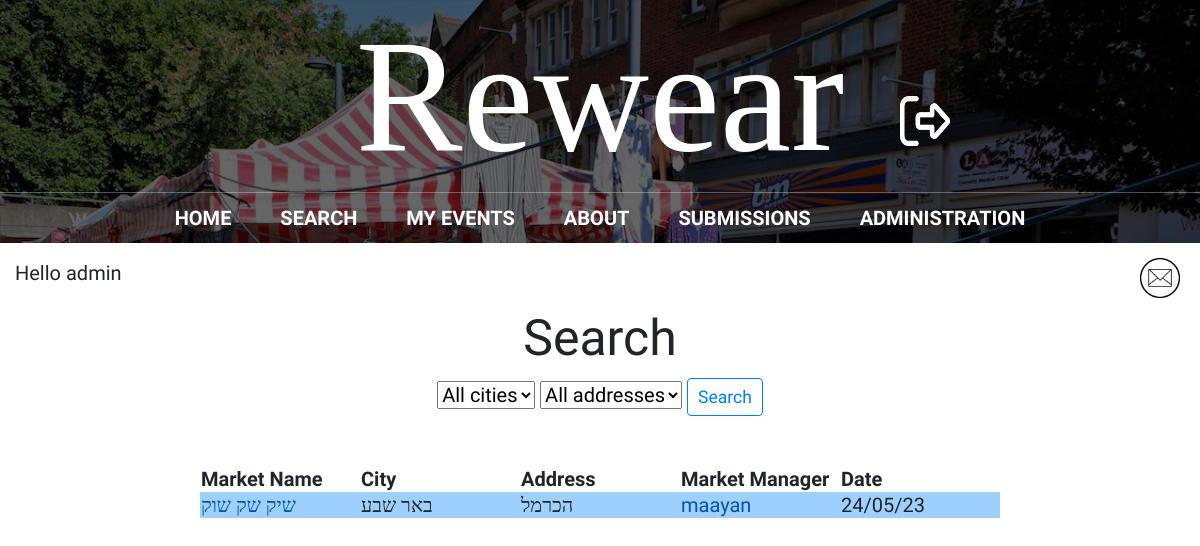
/search_page/ (signed in), run on an earlier commit of the app's database.
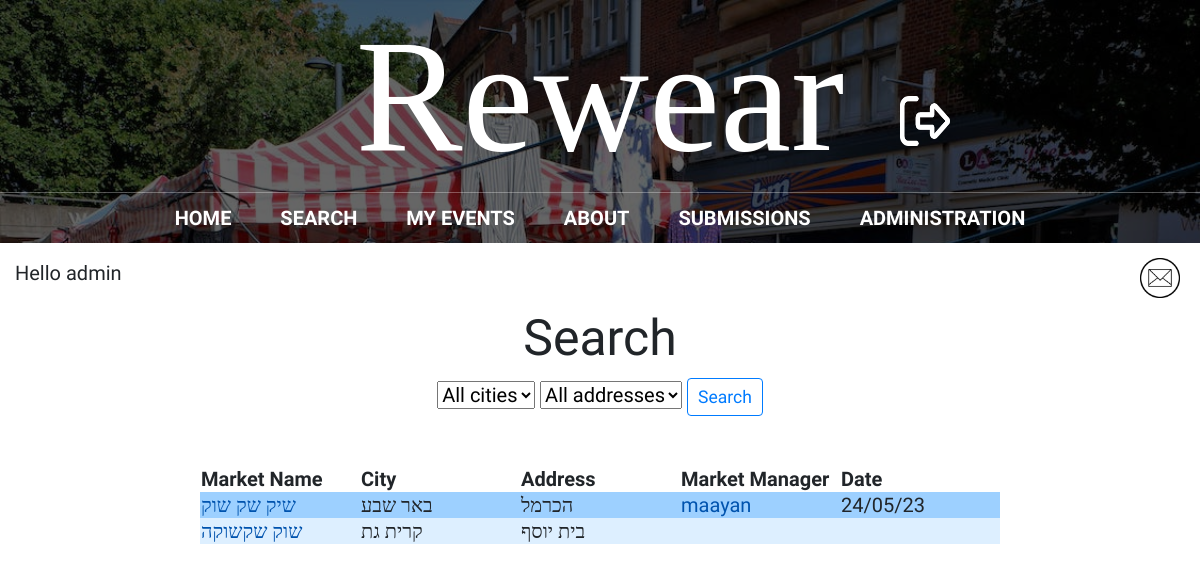
And on a later commit of the database.
### main/models.py (models this page shows, shortened)
class market(models.Model):
    id = models.AutoField(primary_key=True)
    name = models.CharField(max_length=200, blank=True)
    city = models.CharField(max_length=200, blank=True)
    address = models.CharField(max_length=200, blank=True)
    facebook = models.CharField(max_length=200, default='', blank=True)
    description = models.CharField(max_length=200, default='', blank=True)
    google_location = models.CharField(max_length=1000, default='', blank=True)
    market_manager = models.CharField(max_length=200, default='', blank=True)
    date = models.CharField(max_length=200, default='', blank=True)
    status = models.CharField(max_length=200, default='', blank=True)
    rating = models.CharField(max_length=200, default='', blank=True)
    shirt = models.IntegerField(default=0, blank=True)
    pants = models.IntegerField(default=0, blank=True)
    shoes = models.IntegerField(default=0, blank=True)
    hat = models.IntegerField(default=0, blank=True)
    gloves = models.IntegerField(default=0, blank=True)
    scarf = models.IntegerField(default=0, blank=True)
    jacket = models.IntegerField(default=0, blank=True)
    other = models.IntegerField(default=0, blank=True)
    class Meta:
        app_label = 'main'

### main/views.py (the view)
# urls.py: path("search_page/", views.search_page, name="search"),
def search_page(response):
    markets = market.objects.all()
    new_mail = new_messages(response.user.username)
    return render(response, "main/search.html", {'markets': markets, 'search': markets, 'new_mail': new_mail})

### main/views.py (called while the page is built)
def new_messages(username):
    try:
        messages = Message.objects.filter(recipient=User.objects.filter(username=username)[0])
        for m in messages:
            if not m.is_read:
                return True
        return False
    except:
        return False

### main/templates/main/search.html (shortened to what this page needs)
{% extends 'main/base.html' %}
{% load crispy_forms_tags %}
{% block content %}
<center><h1>Search</h1>
<form method="post" action='/search/'>
	<select name="city" id="city-select" onchange="updateAddressOptions()">
		<option value="All">All cities</option>
	</select>
	<select name="address" id="address-select" onchange="updateCityOptions()">
		<option value="All">All addresses</option>
	</select>
	<input type="submit" value="Search" class="btn btn-outline-primary btn-sm">
</form>
<br />
		<table>
			<tr>
				<th>
					Market Name
				</th>
				<th>
					City
				</th>
				<th>
					Address
				</th>
				<th>
					Market Manager
				</th>
				<th>
					Date
				</th>
			{% for market in search %}
			<tr class="{% cycle 'blue-row' 'light-blue-row' %}">
				<td>
					<a href="/market_page/{{market.id}}/">{{market.name}}</a>
				</td>
				<td>
					{{market.city}}
				</td>
				<td>
					{{market.address}}
				</td>
				<td>
					<a href="/profile/{{market.market_manager}}/">{{market.market_manager}}</a>
				</td>
				<td>
					{{market.date}}
				</td>
			</tr>
			{% endfor %}
		</table>
</center>
{% endblock %}

What changed in the data, as far as the page shows it:
added market: name "שוק שקשוקה", city "קרית גת", address "בית יוסף"
